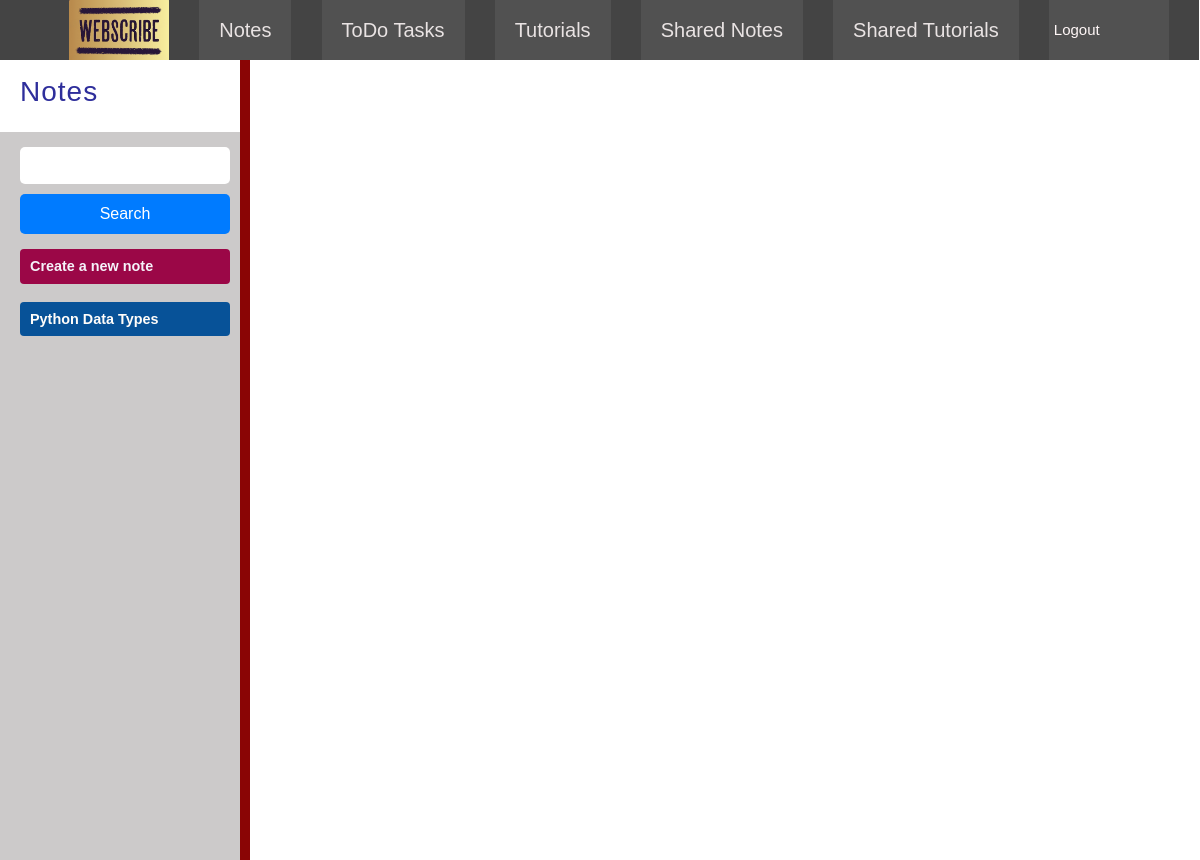
Before: /notes/ with the older database file.
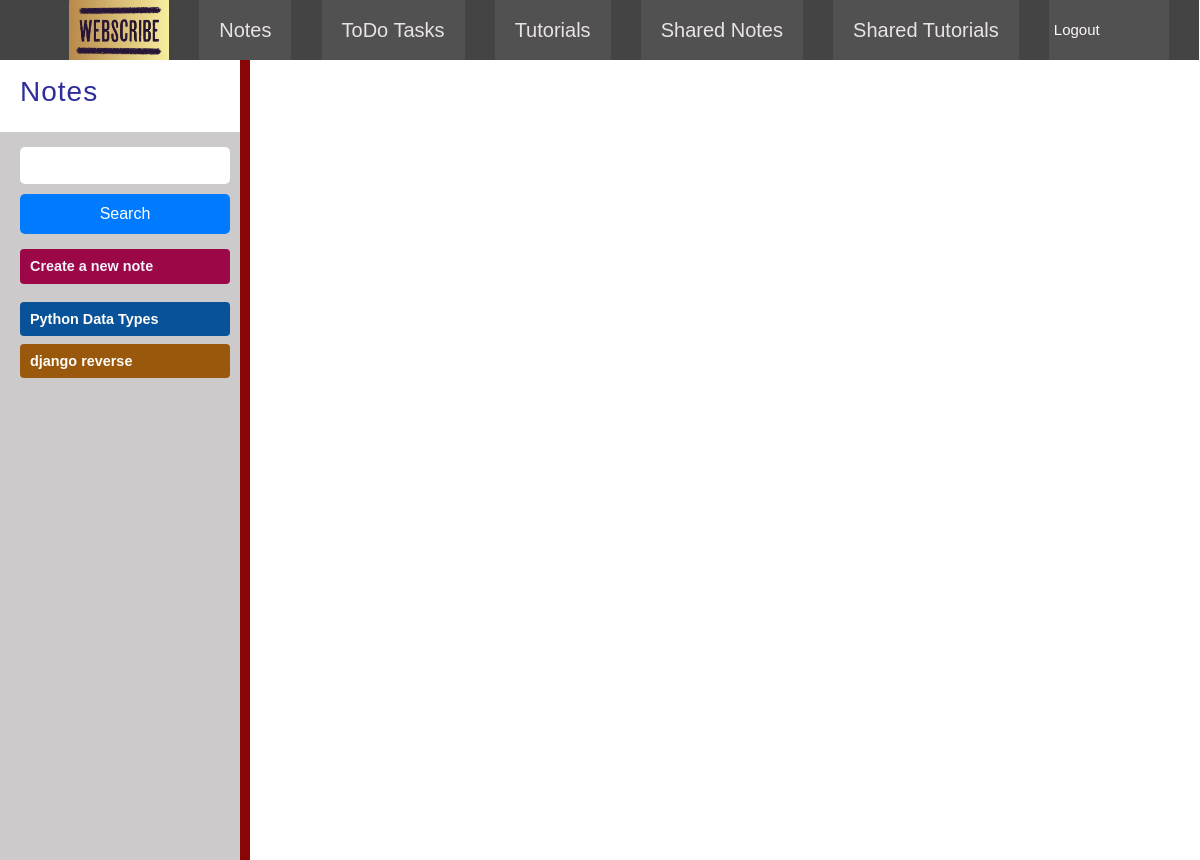
After: the same page with the newer database file.
### notes/models.py (models this page shows, shortened)
class Note(models.Model):
    title = models.CharField(max_length=200)
    content = RichTextField()
    created_at = models.DateField(default=timezone.now)
    noteowner = models.ForeignKey(User, on_delete=models.CASCADE, related_name='allNote')
    is_shared = models.BooleanField(default=False)

### notes/views.py (the view)
# urls.py: path('notes/',include('notes.urls')),
def notes(request):
    notes = Note.objects.all()
    return render(request, 'notes.html',{'notes': notes})

### templates/notes.html (shortened to what this page needs)
{% extends 'userbase.html' %}
{% load static %}
{% load active_link_tags %}
{% block extra_styles %}
    <link rel="stylesheet" href="{% static 'css/notes.css' %}">
{% endblock %}
{% block body %}
<main>
    <div class="sb-cover">
        <div class="sidebar" id="sdb">
            <div class="resizer"></div>
            <div class="header">
                <h3 onClick="viewNote({{note.id}})">Notes</h3>
            </div>
            <div class="search-bar">
                <form action="{% url 'notes:userNoteSearch' %}" id="searchform" method="POST">
                    <input type="text" id="search-word" name="search_keyword">
                    <input type="submit" class="btn btn-primary" id="search-btn" value="Search">
                </form>
            </div>
            <a href="{% url 'notes:create_note' %}" class="cr-note badge" id="createNote">Create a new note</a>
            <ul id="noteDisplUl">
                {% for note in notes %}
                    <li data-object-id="{{note.pk}}" class="snote badge">{{ note.title }}</li>
                {% endfor %}
            </ul>
        </div>
    </div>
    <div class="dispEl-div">
        <p id="dispEl"></p>
    </div>
</main>
{% endblock%}

Changed rows visible on the page:
added Note: title "django reverse"
